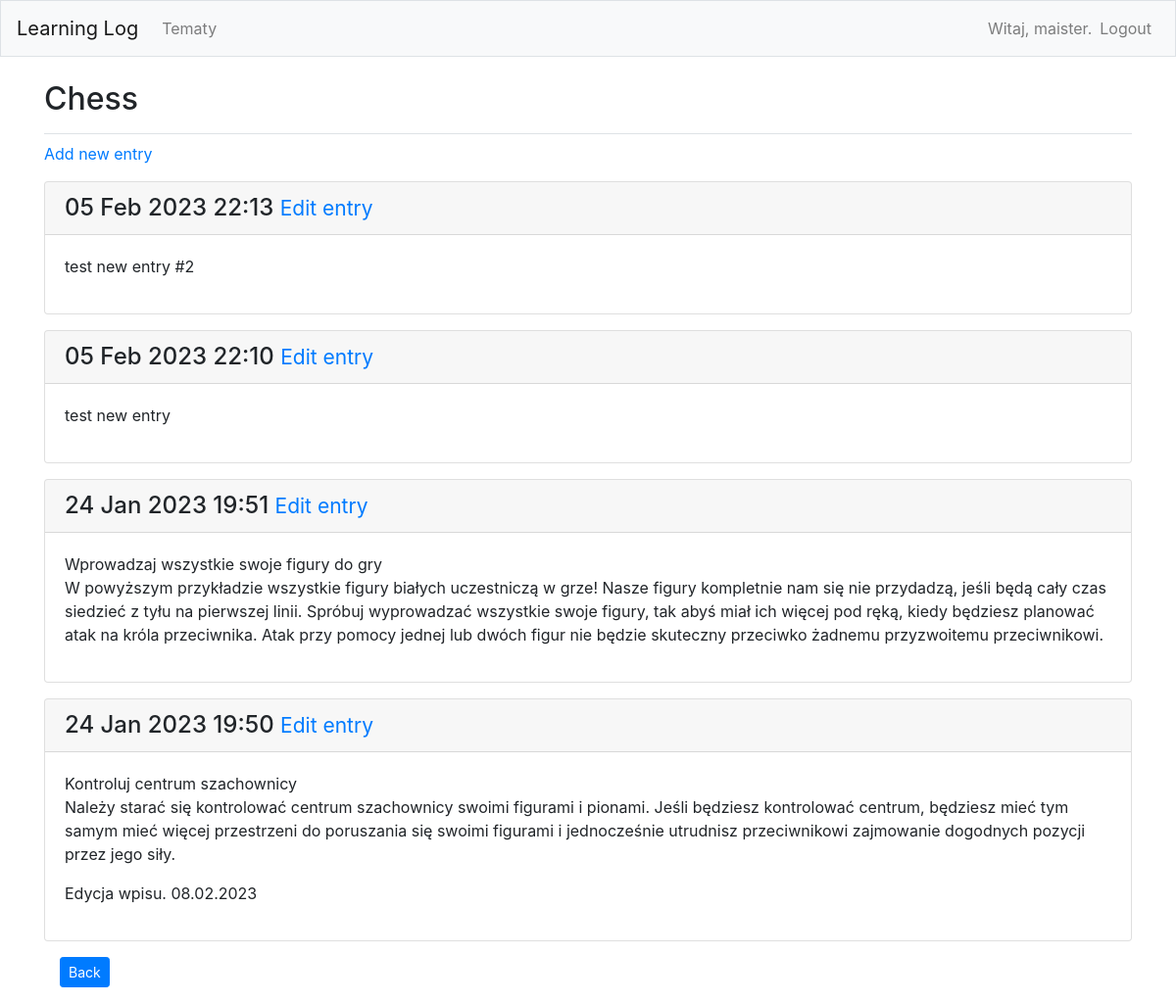
Screenshot of /topic/1/ (signed in) with the database file from the repository.
### learning_logs/models.py (models this page shows, shortened)
class Topic(models.Model):
    text = models.CharField(max_length=200)
    date_added = models.DateTimeField(auto_now_add=True)
    owner = models.ForeignKey(User, on_delete=models.CASCADE)
    def __str__(self) -> str:
        return self.text

class Entry(models.Model):
    topic = models.ForeignKey(Topic, on_delete=models.CASCADE)
    text = models.TextField()
    date_added = models.DateTimeField(auto_now_add=True)
    class Meta:
        verbose_name_plural = 'entries'

### learning_logs/views.py (the view)
# urls.py: path('topic/<int:topic_id>/', views.topic, name='topic'),
@login_required
def topic(request, topic_id):
    topic = Topic.objects.get(id=topic_id)
    check_topic_owner(request, topic)
    entries = topic.entry_set.order_by('-date_added')
    context = {
        'topic': topic,
        'entries': entries,
    }
    return render(request, 'learning_logs/topic.html', context)

### learning_logs/views.py (called while the page is built)
def check_topic_owner(request, topic):
    if topic.owner != request.user:
        raise Http404

### learning_logs/templates/learning_logs/topic.html
{% extends "learning_logs/base.html" %}
{% block page_header %}
    <h2>{{ topic }}</h2>
{% endblock page_header %}
{% block content %}
    <p><a href="{% url 'learning_logs:new_entry' topic.id %}">Add new entry</a></p>
        {% for entry in entries %}
        <div class="card mb-3">
            <h4 class="card-header">
                {{ entry.date_added|date:'d M Y H:i' }}
                <small><a href="{% url 'learning_logs:edit_entry' entry.id %}">Edit entry</a></small>
            </h4>
            <div class="card-body">
                {{ entry.text|linebreaks }}
            </div>
        </div>
            {% empty %}
                Not added entry yet.
            {% endfor %}
    <div class="d-grid mb-3 ml-3 mt-3">
        <a class="btn btn-primary btn-sm" data-bs-toggle="button" role="button" href="{% url 'learning_logs:topics' %}">Back</a>
    </div>
{% endblock content %}

### learning_logs/templates/learning_logs/base.html (shortened to what this page needs)
{% load bootstrap4 %}
<!doctype html>
<html lang="pl">
    <head>
        {% bootstrap_css %}
    </head>
    <body>
        <nav class="navbar navbar-expand-md navbar-light bg-light mb-4 border">
            <a class="navbar-brand" href="{% url 'learning_logs:index' %}">Learning Log</a>
            <div class="collapse navbar-collapse" id="navbarCollapse">
                <ul class="navbar-nav mr-auto">
                    <li class"nav-item">
                        <a class="nav-link" href="{% url 'learning_logs:topics' %}">
                            Tematy
                        </a>
                    </li>
                </ul>
                <ul class="navbar-nav ml-auto">
                    {% if user.is_authenticated %}
                        <li class="nav-item">
                            <span class="navbar-text">Witaj, {{ user.username }}.</span>
                        </li>
                        <li class="nav-item">
                            <a class="nav-link" href="{% url 'users:logout' %}">Logout</a>
                        </li>
                    {% endif %}
                </ul>
            </div>
        </nav>
        <main role="main" class="container">
            <div class="pb-2 mb-2 border-bottom">
                {% block page_header %}{% endblock page_header %}
            </div>
            <div>
                {% block content %}{% endblock content %}
            </div>
        </main>
    </body>
</html>

### rows the page displays
Topic: text "Chess"
Entry: date_added "05 Feb 2023 22:13", text "test new entry #2"
Entry: date_added "05 Feb 2023 22:10", text "test new entry"
Entry: date_added "24 Jan 2023 19:51", text "Wprowadzaj wszystkie swoje figury do gry W powyższym przykładzie wszystkie figury białych uczestniczą w grze! Nasze figury kompletnie nam się nie przydadzą, jeśli będą cały czas siedzieć z tyłu na pierwszej linii. Spróbuj wyprowadzać wszystkie swoje figury, tak abyś miał ich więcej pod ręką, kiedy będziesz planować atak na króla przeciwnika. Atak przy pomocy jednej lub dwóch figur nie będzie skuteczny przeciwko żadnemu przyzwoitemu przeciwnikowi."
Entry: date_added "24 Jan 2023 19:50", text "Kontroluj centrum szachownicy Należy starać się kontrolować centrum szachownicy swoimi figurami i pionami. Jeśli będziesz kontrolować centrum, będziesz mieć tym samym mieć więcej przestrzeni do poruszania się swoimi figurami i jednocześnie utrudnisz przeciwnikowi zajmowanie dogodnych pozycji przez jego siły. Edycja wpisu. 08.02.2023"

### other values shown
{{ user.username }} "maister"
